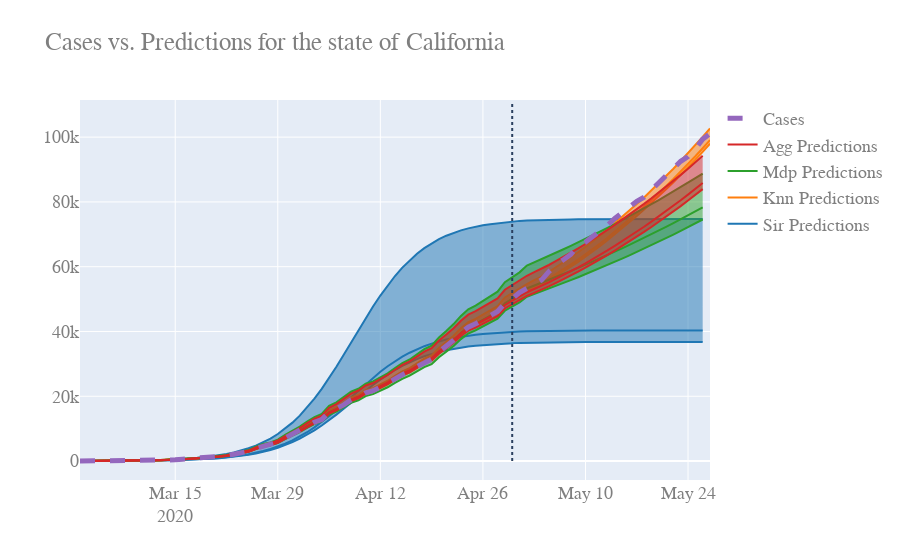
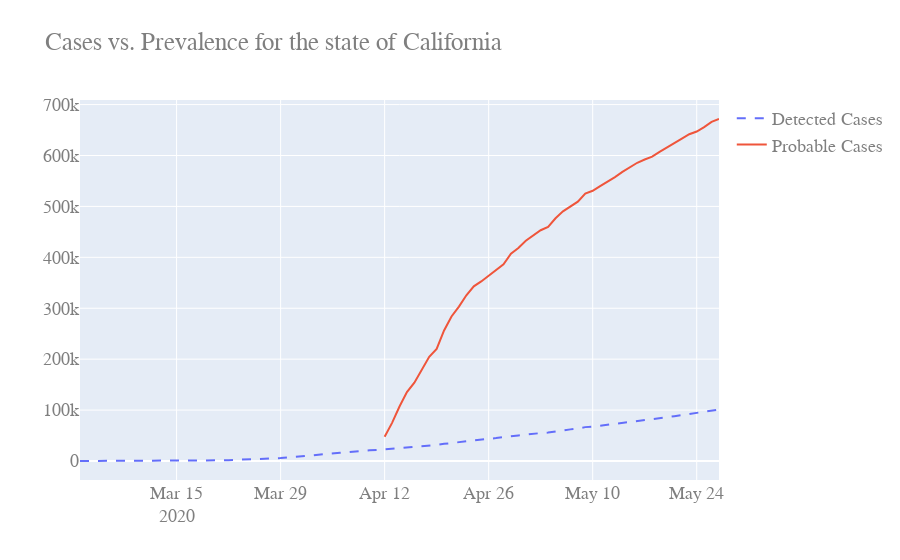

Source (notebook cell) for these figures, in order:
### Code cell
state = 'California'
plot_results(df, state)
